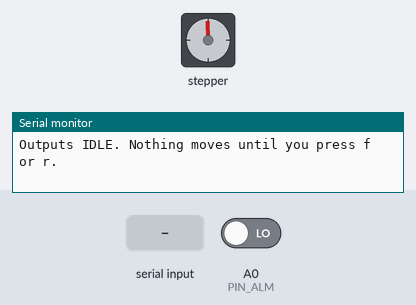
Recording of a sketch running on a simulated Arduino Uno, built with avr-gcc and run on an emulated ATmega328P. Shown: stepper motor, the last lines printed to the serial monitor. Wiring (inferred from the names in the program): stepper motor driver (200 steps per turn assumed): step pin 9; direction pin 8. Inputs (shaded band) come from the test bench; at power-on: A0 (PIN_ALM) LOW.

Above: at 1.4 s.
1.5 s: "f\n" received over Serial
At 2.9 s:
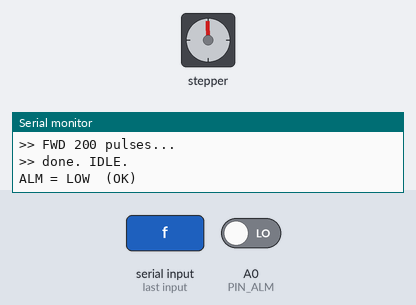
3.2 s: byte 114 ('r') received over Serial
At 4.2 s:
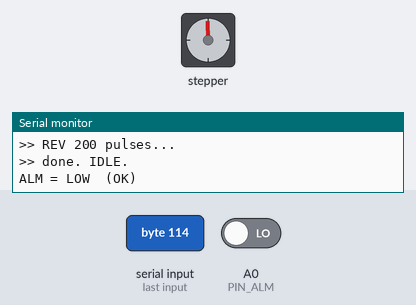
4.9 s: byte 43 ('+') received over Serial
6.4 s: byte 93 (']') received over Serial
7.9 s: byte 102 ('f') received over Serial
At 8.7 s:
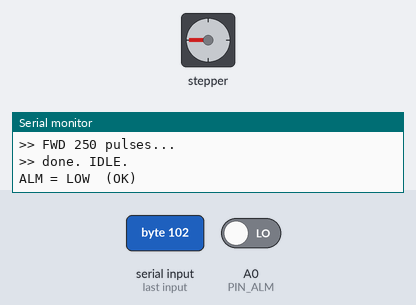
9.6 s: "f\n" received over Serial
At 11.2 s:
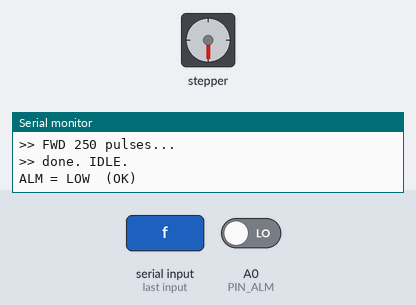
Timing chart, 0 to 12.3 s (numbered marks = the images above; inputs shaded):
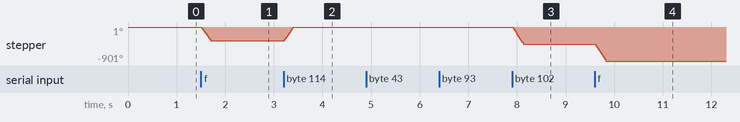

The sketch:

firstspin.ino
```cpp
/*
 * firstspin.ino — generic SAFE-IDLE pulse/DIR bench-test harness (Arduino, 5V)
 * actuator-lab :: templates/test-harness/pulse-dir-arduino
 *
 * Drives a step/direction motor through the commissioning workflow Phases 1-6:
 * boots IDLE (no motion); moves only on an explicit serial command; counted bursts,
 * never free-running. Common-anode / ACTIVE-LOW wiring assumed (MCU pin LOW = active).
 *
 * >>> EDIT THE CONFIG BLOCK to match the motor's SPECS.md, then compile-check:
 *     arduino-cli compile --fqbn arduino:avr:uno <thisdir>
 * SAFETY: do not send f/r until SAFETY-CHECKLIST passes and motor is secured/no-load.
 */

// ======================= CONFIG (per motor) =======================
const int PIN_PUL = 9;     // -> PUL- (direct or via series R per SPECS.md)
const int PIN_DIR = 8;     // -> DIR-
const int PIN_ALM = A0;    // <- ALM via pull-up (read only); set -1 if unused

const bool    ACTIVE_LOW   = true;   // common-anode sinking: pin LOW = active
long          burstPulses  = 200;    // counted burst (NOT free-running)
uint32_t      halfPeriodUs = 500;    // 500us half => ~1 kHz; lower = faster
const uint32_t DIR_SETUP_US = 20;    // DIR-ahead-of-PUL (>= motor spec, e.g. 5us)
const uint32_t SERIAL_BAUD  = 115200;
// ALM read meaning is motor-specific; set how "OK" reads (see SPECS.md ALM logic):
const int     ALM_OK_LEVEL  = LOW;   // e.g. iSV57T: normal=LOW
// ==================================================================

const uint8_t IDLE   = ACTIVE_LOW ? HIGH : LOW;
const uint8_t ACTIVE = ACTIVE_LOW ? LOW  : HIGH;

void idleOutputs() { digitalWrite(PIN_PUL, IDLE); digitalWrite(PIN_DIR, IDLE); }

void setup() {
  pinMode(PIN_PUL, OUTPUT);
  pinMode(PIN_DIR, OUTPUT);
  if (PIN_ALM >= 0) pinMode(PIN_ALM, INPUT);
  idleOutputs();                       // safe state BEFORE anything else
  Serial.begin(SERIAL_BAUD);
  delay(200);
  banner();
}

void banner() {
  Serial.println(F("\n=== firstspin :: SAFE IDLE ==="));
  Serial.print(F("PUL/DIR active-")); Serial.print(ACTIVE_LOW ? F("LOW") : F("HIGH"));
  Serial.print(F("  burst=")); Serial.print(burstPulses);
  Serial.print(F(" @ ~")); Serial.print(1000000UL/(2UL*halfPeriodUs)); Serial.println(F(" Hz"));
  Serial.println(F("i=status  f=FWD burst  r=REV burst  +/- rate  ]/[ burst count"));
  Serial.println(F("Outputs IDLE. Nothing moves until you press f or r."));
}

void readAlm() {
  if (PIN_ALM < 0) { Serial.println(F("ALM not wired")); return; }
  int a = digitalRead(PIN_ALM);
  Serial.print(F("ALM = ")); Serial.print(a == HIGH ? F("HIGH") : F("LOW"));
  Serial.println(a == ALM_OK_LEVEL ? F("  (OK)") : F("  (** ALARM **)"));
}

void doBurst(bool forward) {
  Serial.print(F(">> ")); Serial.print(forward ? F("FWD ") : F("REV "));
  Serial.print(burstPulses); Serial.println(F(" pulses..."));
  digitalWrite(PIN_DIR, forward ? ACTIVE : IDLE);
  delayMicroseconds(DIR_SETUP_US);
  for (long i = 0; i < burstPulses; i++) {
    digitalWrite(PIN_PUL, ACTIVE); delayMicroseconds(halfPeriodUs);
    digitalWrite(PIN_PUL, IDLE);   delayMicroseconds(halfPeriodUs);
  }
  idleOutputs();
  Serial.println(F(">> done. IDLE.")); readAlm();
}

void loop() {
  if (!Serial.available()) return;
  char c = Serial.read();
  switch (c) {
    case 'i': readAlm(); break;
    case 'f': doBurst(true);  break;
    case 'r': doBurst(false); break;
    case '+': if (halfPeriodUs > 50) halfPeriodUs -= 50;
              Serial.print(F("rate ~")); Serial.print(1000000UL/(2UL*halfPeriodUs)); Serial.println(F(" Hz")); break;
    case '-': halfPeriodUs += 50;
              Serial.print(F("rate ~")); Serial.print(1000000UL/(2UL*halfPeriodUs)); Serial.println(F(" Hz")); break;
    case ']': burstPulses += 50; Serial.print(F("burst=")); Serial.println(burstPulses); break;
    case '[': if (burstPulses > 50) burstPulses -= 50; Serial.print(F("burst=")); Serial.println(burstPulses); break;
    case '\n': case '\r': break;
    default: banner(); break;
  }
}
```

Measured:
- after the input at 1.5 s, stepper: turns 360° counter-clockwise in 0.20 s, starting at once
- after the input at 3.2 s, stepper: turns 360° clockwise in 0.20 s, starting at once
- after the input at 7.9 s, stepper: turns 450° counter-clockwise in 0.23 s, starting at once
- after the input at 9.6 s, stepper: turns 450° counter-clockwise in 0.23 s, starting at once
